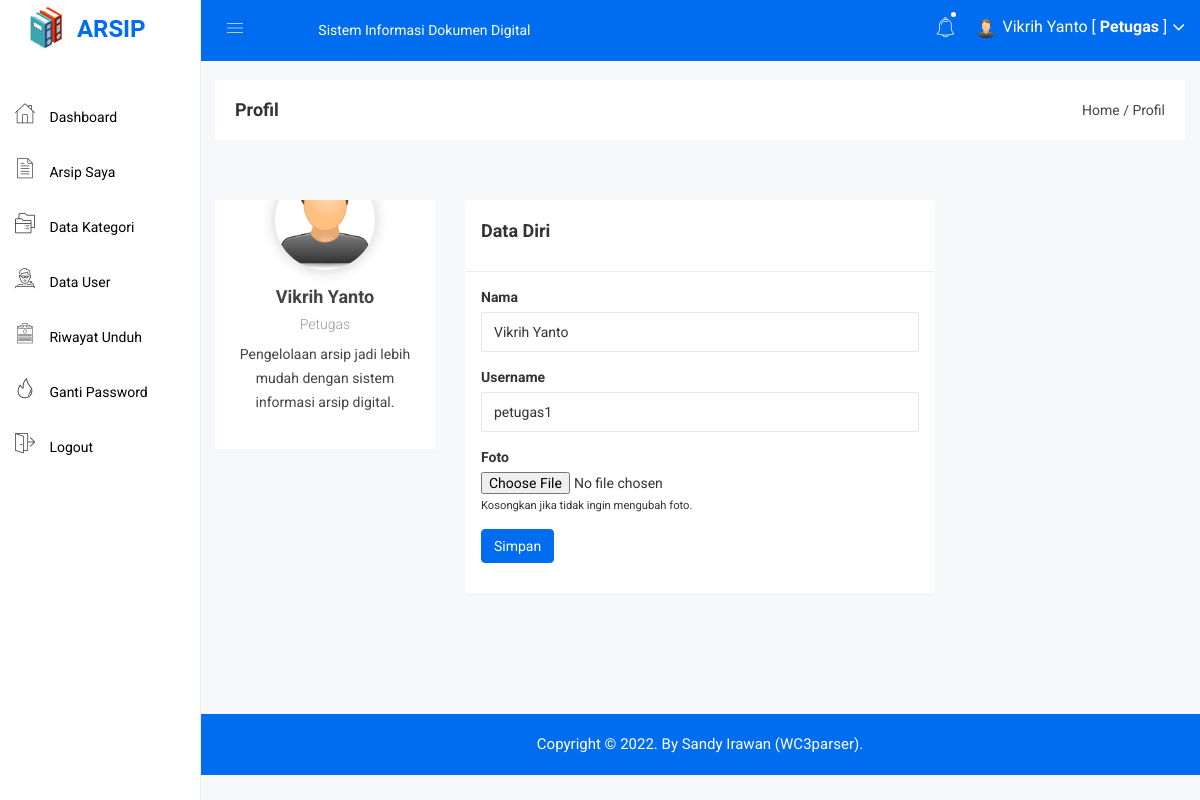
/petugas/profil.php (signed in), run on the app's committed database.
### tables this page shows
CREATE TABLE `petugas` (
  `petugas_id` int(11) NOT NULL,
  `petugas_nama` varchar(255) NOT NULL,
  `petugas_username` varchar(255) NOT NULL,
  `petugas_password` varchar(255) NOT NULL,
  `petugas_foto` varchar(255) NOT NULL
);

### petugas/profil.php (the view, shortened to what this page needs)
<?php include 'header.php'; ?>
<div class="breadcome-area">
    <div class="container-fluid">
        <div class="row">
            <div class="col-lg-12 col-md-12 col-sm-12 col-xs-12">
                <div class="breadcome-list">
                    <div class="row">
                        <div class="col-lg-6 col-md-6 col-sm-6 col-xs-12">
                            <div class="breadcome-heading">
                                <h4 style="margin-bottom: 0px">Profil</h4>
                            </div>
                        </div>
                        <div class="col-lg-6 col-md-6 col-sm-6 col-xs-12">
                            <ul class="breadcome-menu" style="padding-top: 0px">
                                <li><a href="#">Home</a> <span class="bread-slash">/</span></li>
                                <li><span class="bread-blod">Profil</span></li>
                            </ul>
                        </div>
                    </div>
                </div>
            </div>
        </div>
    </div>
</div>
<div class="product-sales-area mg-tb-30">
    <div class="container-fluid">
        <div class="row">
            <div class="col-lg-3">
                <?php
                $id = $_SESSION['id'];
                $saya = mysqli_query($koneksi,"select * from petugas where petugas_id='$id'");
                $s = mysqli_fetch_assoc($saya);
                ?>
                <div class="single-cards-item">
                    <div class="single-product-image">
                    </div>
                    <div class="single-product-text">
                        <?php
                        if($s['petugas_foto'] == ""){
                            ?>
                            <img class="img-user" src="../gambar/sistem/user.png">
                            <?php
                        }else{
                            ?>
                            <img class="img-user" src="../gambar/petugas/<?php echo $s['petugas_foto']; ?>">
                            <?php
                        }
                        ?>
                        <h4><a class="cards-hd-dn" href="#"><?php echo $s['petugas_nama']; ?></a></h4>
                        <h5>Petugas</h5>
                        <p class="ctn-cards">Pengelolaan arsip jadi lebih mudah dengan sistem informasi arsip digital.</p>
                    </div>
                </div>
            </div>
            <div class="col-lg-6">
                <div class="panel">
                    <div class="panel-heading">
                        <h4>Data Diri</h4>
                    </div>
                    <div class="panel-body">
                        <form action="profil_act.php" method="post" enctype="multipart/form-data">
                            <div class="form-group">
                                <label>Nama</label>
                                <input type="text" class="form-control" placeholder="Masukkan Nama .." name="nama" required="required" value="<?php echo $s['petugas_nama'] ?>">
                            </div>
                            <div class="form-group">
                                <label>Username</label>
                                <input type="text" class="form-control" placeholder="Masukkan Username .." name="username" required="required" value="<?php echo $s['petugas_username'] ?>">
                            </div>
                            <div class="form-group">
                                <label>Foto</label>
                                <input type="file" name="foto">
                                <small>Kosongkan jika tidak ingin mengubah foto.</small>
                            </div>
                            <div class="form-group">
                                <input type="submit" class="btn btn-primary" value="Simpan">
                            </div>
                        </form>
                    </div>
                </div>
            </div>
        </div>
    </div>
</div>
<?php include 'footer.php'; ?>

### assets/css/main.css (style rules this page uses)
html { color: #222; font-size: 1em; line-height: 1.4; }
audio, canvas, iframe, img, svg, video { vertical-align: middle; }

### assets/css/style.css (style rules this page uses)
.img-user { width: 100px; }
.btn-primary { background: #006df0; color: white !important; border: 1px solid #006df0; }
.panel-heading { padding: 20px 15px; border-bottom: 1px solid #ececec; }

### data on the page
petugas: petugas_nama "Vikrih Yanto", nama "Vikrih Yanto", username "petugas1"

### other printed values
$_SESSION['nama'] "Vikrih Yanto"
